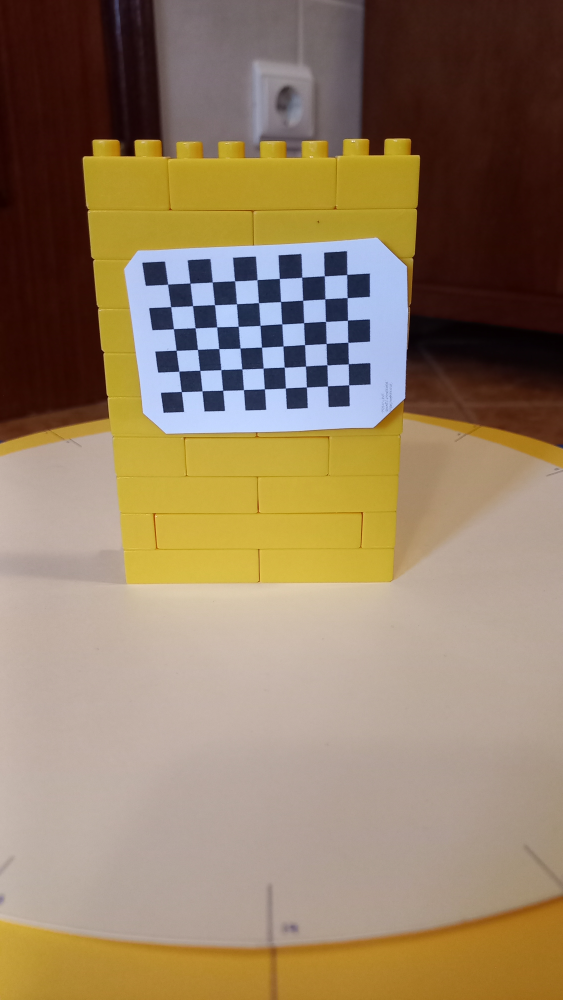
#> input picture images/calibration/left/left01.jpg, 2250 x 4000 px (shown at 1/4 size); its folder holds 4 pictures in this run
$ python camera_calibration.py
#> lines starting #> are read from the running program, lines starting #| are printed output that depends on the picture

import numpy as np
import cv2
import glob

board_h = 9
board_w = 6

def  FindAndDisplayChessboard(img):
    # Find the chess board corners
    gray = cv2.cvtColor(img, cv2.COLOR_BGR2GRAY)
    ret, corners = cv2.findChessboardCorners(gray, (board_w,board_h),None) # VERY SLOW IMAGE PAIRS: 4, 10

    # If found, display image with corners
    if ret == True:
        img = cv2.drawChessboardCorners(img, (board_w, board_h), corners, ret)
        cv2.namedWindow('calibration', cv2.WINDOW_NORMAL)
        cv2.imshow('calibration',img)
        cv2.waitKey(500)

    return ret, corners

objp = np.zeros((board_w*board_h,3), np.float32)
objp[:,:2] = np.mgrid[0:board_w,0:board_h].T.reshape(-1,2)

# Arrays to store object points and image points from all the images.
objpoints = [] # 3d point in real world space
left_points = [] # 2d points in image plane.
right_points = []

# Read images
images_left = glob.glob('images//calibration//left//left*.jpg')
images_right = glob.glob('images//calibration//right//right*.jpg')

mtxL, distL = None, None
for fname in images_left:
    img = cv2.imread(fname)
#> img is the input picture: shape (4000, 2250, 3); mean B, G, R 99.9, 126.2, 147.3
    gray = cv2.cvtColor(img,cv2.COLOR_BGR2GRAY)
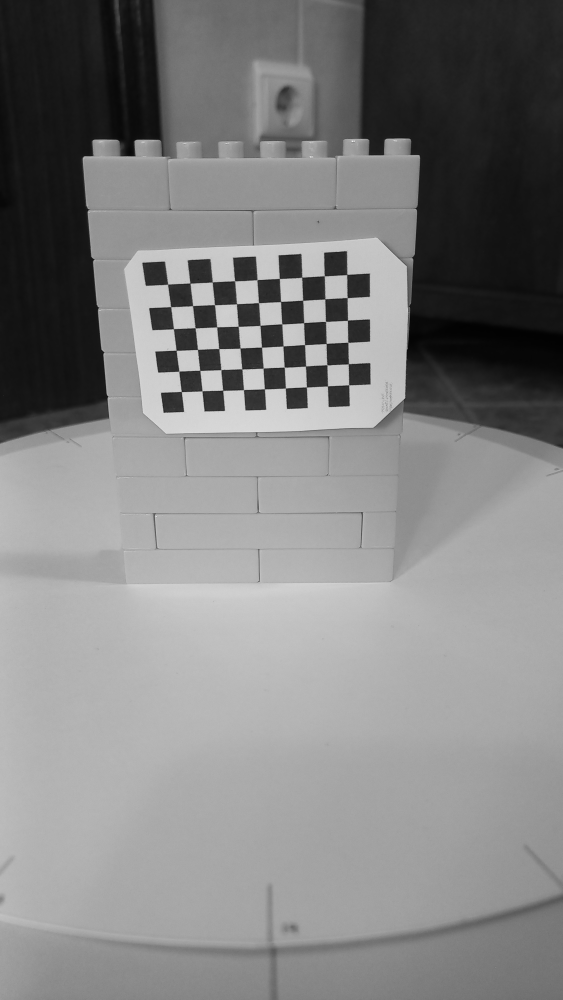
#> gray: shape (4000, 2250) (shown at 1/4 size); min 1, max 250, mean 129.5
    ret, corners = FindAndDisplayChessboard(img)
#> in FindAndDisplayChessboard, `ret, corners = cv2.findChessboardCorners(gray, (board_w,board_h),None)`: ret = True; corners = 54 rows, first 8: [726.7, 1567.4], [717, 1485.5], [705.5, 1402.5], [695.5, 1316], [685.6, 1228.6], [672.7, 1137.8], [809.8, 1565.8], [801.4, 1483.8]
#> ret = True
    if ret == True:
        objpoints.append(objp)
        left_points.append(corners)
#> pass 2 of the loop `for fname in images_left:`:
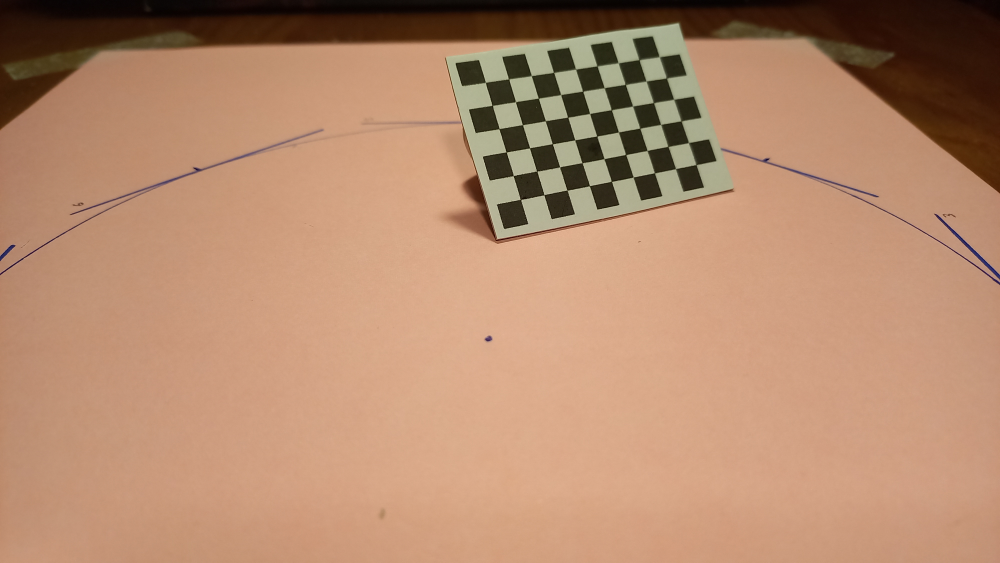
#> input picture images/calibration/left/left02.jpg, 4000 x 2250 px (shown at 1/4 size)
#> img is the input picture: shape (2250, 4000, 3); mean B, G, R 110.5, 138.9, 180.8
#> `gray = cv2.cvtColor(img,cv2.COLOR_BGR2GRAY)`:
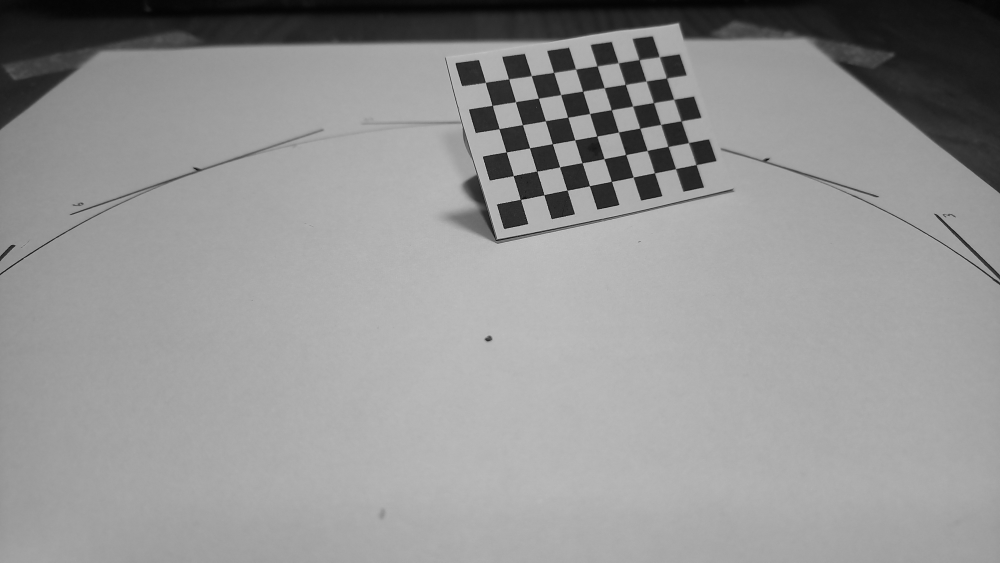
#> gray: shape (2250, 4000) (shown at 1/4 size); min 1, max 214, mean 148.2
#> in FindAndDisplayChessboard (call 2), `ret, corners = cv2.findChessboardCorners(gray, (board_w,board_h),None)`: corners = 54 rows, first 8: [2085, 796], [2054.5, 703], [2025.6, 609.4], [1996.8, 517.8], [1969.3, 422.6], [1942.6, 329], [2176, 781], [2148.6, 685.5]
#> pass 3 of the loop `for fname in images_left:`:
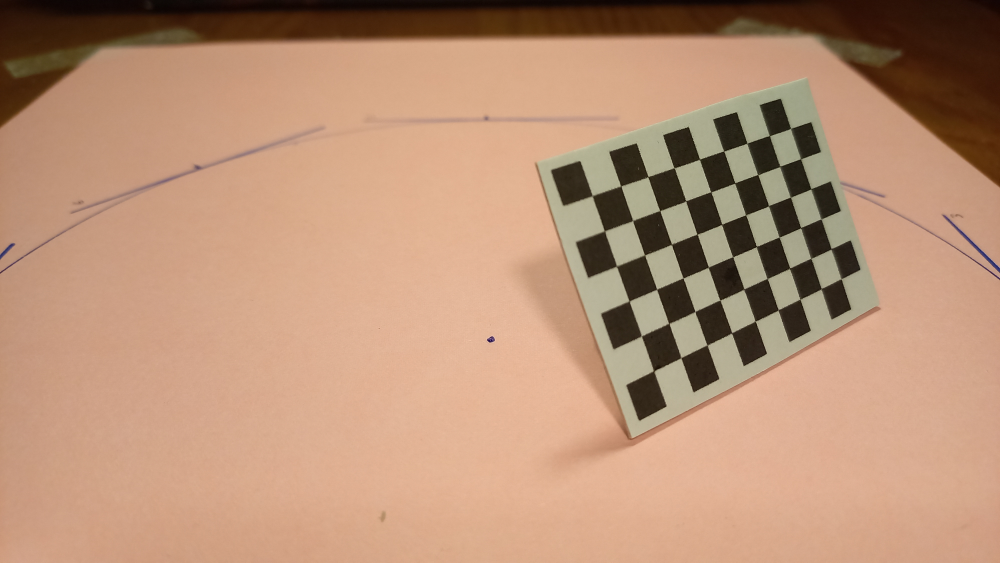
#> input picture images/calibration/left/left03.jpg, 4000 x 2250 px (shown at 1/4 size)
#> img is the input picture: shape (2250, 4000, 3); mean B, G, R 118.8, 145.6, 184.7
#> `gray = cv2.cvtColor(img,cv2.COLOR_BGR2GRAY)`:
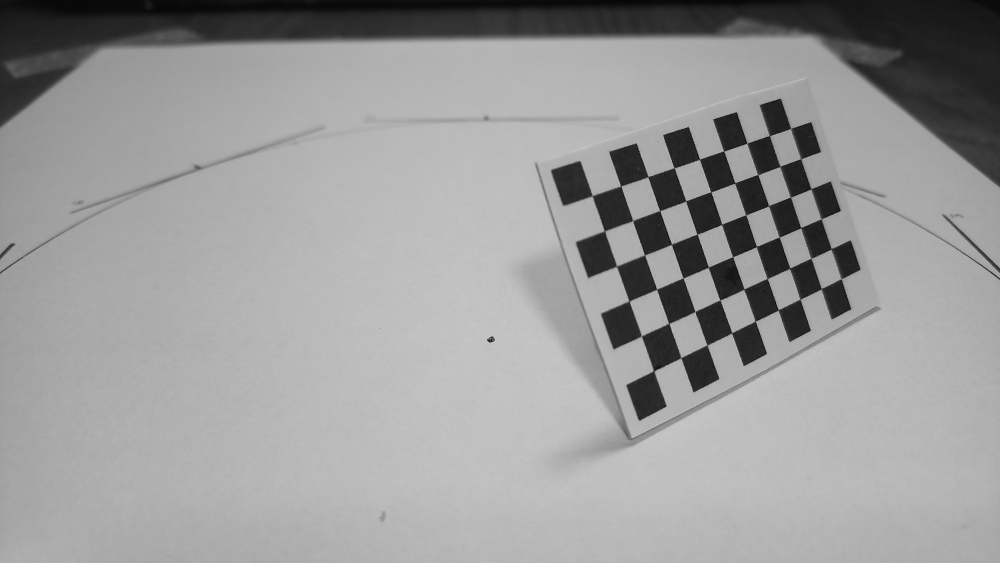
#> gray: shape (2250, 4000) (shown at 1/4 size); min 2, max 224, mean 154.3
#> in FindAndDisplayChessboard (call 3), `ret, corners = cv2.findChessboardCorners(gray, (board_w,board_h),None)`: corners = 54 rows, first 8: [2616, 1484.5], [2567.8, 1344.5], [2517.5, 1205], [2467.5, 1066], [2421, 924.4], [2370, 784.5], [2724.5, 1432.5], [2675.8, 1293]
#> the loop made 4 passes; the first 3 are shown


mtxR, distR = None, None
for fname in images_right:
    img = cv2.imread(fname)
    gray = cv2.cvtColor(img,cv2.COLOR_BGR2GRAY)
    ret, corners = FindAndDisplayChessboard(img)
    if ret == True:
        right_points.append(corners)

#> (the run stopped early here; a loop or call above may not have finished)
